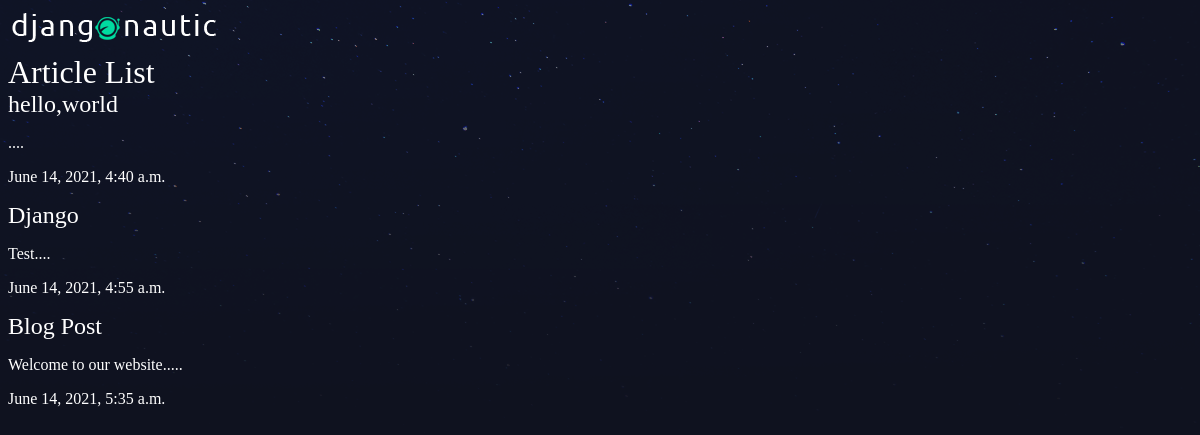
The app's page /articles/, older data.
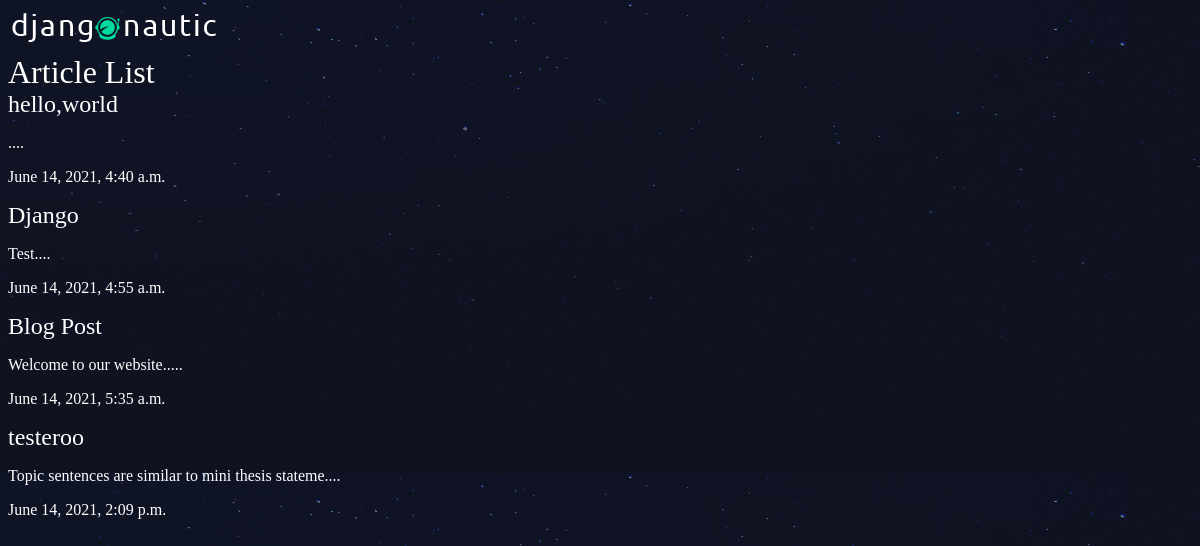
The same page, newer data.
### articles/models.py (models this page shows, shortened)
class Article(models.Model):
    title = models.CharField(max_length=100)
    slug = models.SlugField()
    body = models.TextField()
    date = models.DateTimeField(auto_now_add=True)
    thumb = models.ImageField(default='default.png', blank=True)
    def snippet(self):
        return self.body[:50]+'....'

### articles/views.py (the view)
# urls.py: path('', views.article_list, name="list"),
def article_list(request):
    articles = Article.objects.all().order_by('date')
    return render(request, 'articles/article_list.html', {'articles': articles})

### articles/templates/articles/article_list.html
{% extends 'base_layout.html' %}
{% block content %}
    <h1> Article List</h1>
    <div class="articles">
        {% for article in articles %}
            <div class="article">
                <h2><a href="{% url 'articles:detail' slug=article.slug %}">{{ article.title }}</a></h2>
                <p>{{ article.snippet }}</p>
                <p>{{ article.date }}</p>
            </div>
        {% endfor %}
    </div>
{% endblock %}

### templates/base_layout.html (shortened to what this page needs)
{% load static %}
<!DOCTYPE html>
<html lang="en">
<head>
    <link rel="stylesheet" href="{% static 'style.css' %}">
</head>
<body>
    <header class="wrapper">
        <h1><a href="{% url 'articles:list' %}"><img src="{% static 'logo.png' %}" alt="djangonautic" /></a></h1>
    </header>
    <div class="wrapper">
        {% block content %}
        {% endblock %}
    </div>
</body>
</html>

### assets/style.css (style rules this page uses)
body { background-color: #0f121f; background-image: url(stars.png); background-repeat-y: no-repeat; color: #fff; }
body * { font-family: Ubuntu; }
h1, h2, h3, h4, h5 { font-weight: normal; margin: 0; }
a, a:hover, a:visited { color: #fff; text-decoration: none; }

Row changes from the older to the newer data that the page shows:
added Article: title "testeroo", snippet "Topic sentences are similar to mini thesis stateme....", date "June 14, 2021, 2:09 p.m."
